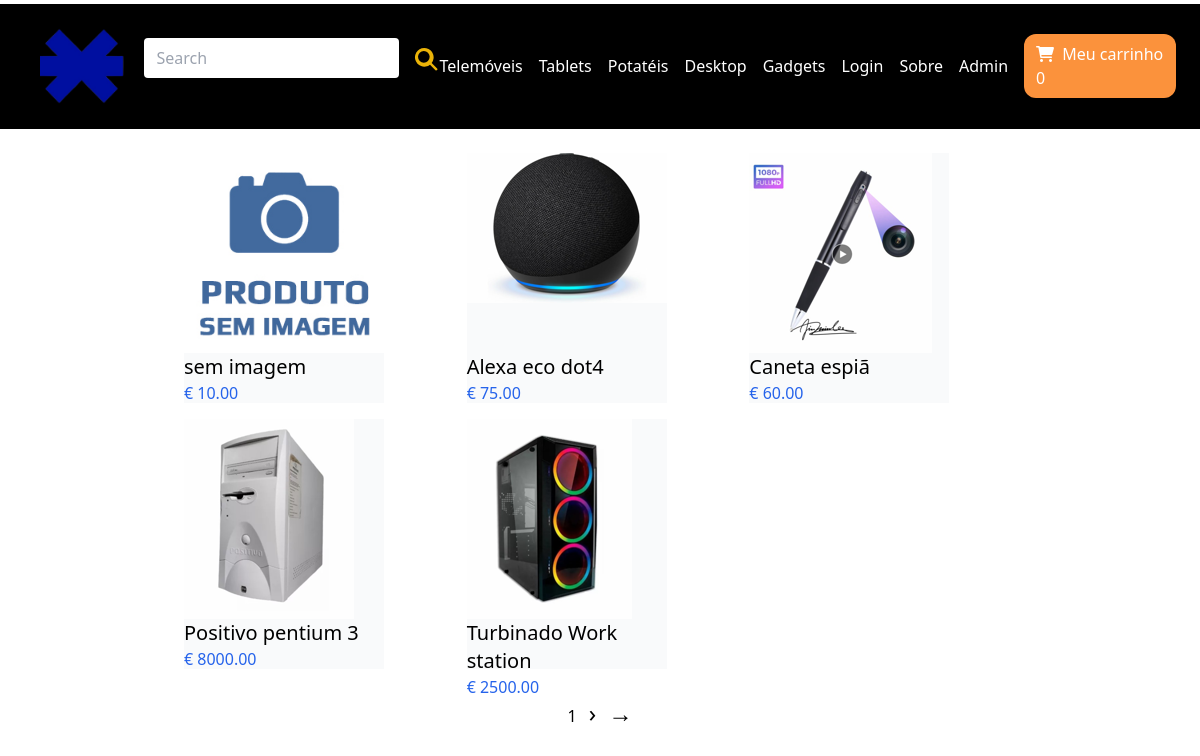
The page / on the database its author committed.
### shop/models.py (models this page shows, shortened)
class Category(models.Model):
    title = models.CharField(max_length=50)
    slug = models.SlugField(max_length=50)
    class Meta:
        verbose_name_plural = 'Categories'

class Product(models.Model):
    SKETCH = 'rascunho'
    WAITING_APPROVAL = 'aguardando aprovação'
    ACTIVATED = 'ativado'
    DELETED = 'apagado'
    STATUS_CHOICES = (
        (SKETCH, 'Rascunho'),
        (WAITING_APPROVAL, 'Aguardando aprovação'),
        (ACTIVATED, 'Ativado'),
        (DELETED, 'Apagado'),
    )
    user = models.ForeignKey(User, related_name="products", on_delete=models.CASCADE)
    category = models.ForeignKey(Category, related_name="products", on_delete=models.CASCADE)
    title = models.CharField(max_length=50)
    slug = models.SlugField(max_length=50)
    description = models.TextField(blank=True)
    image = models.ImageField(upload_to='uploads/produto_images/', blank=True, null=True)
    thumbnail = models.ImageField(upload_to='uploads/produto_images/thumbnail/', blank=True, null=True)
    price = models.DecimalField(max_digits=10, decimal_places=2)
    created_at = models.DateTimeField(auto_now_add=True)
    updated_at = models.DateTimeField(auto_now=True)
    stock = models.PositiveIntegerField(default=0)
    initial_stock = models.PositiveIntegerField(blank=False, null=False)
    shelf = models.CharField(max_length=50, blank=True, null=True)
    status = models.CharField(max_length=50, choices=STATUS_CHOICES, default=ACTIVATED)
    class Meta:
        ordering = ('-created_at',)  # ordenar exibicao por data de criação
    def get_display_price(self):
        return self.price
    def get_thumbnail(self):
        if self.thumbnail:
            return self.thumbnail.url
        else:
            if self.image:
                self.thumbnail = self.create_thumbnail(self.image)
                self.save()
                return self.thumbnail.url
            else:
                return 'media/suport/PRODUTO-SEM-IMAGEM.jpg'

### core/views.py (the view)
# urls.py: path('', frontpage, name='frontpage'),
def frontpage(request):
    product_list = Product.objects.filter(status=Product.ACTIVATED)
    paginator = Paginator(product_list, 5)  # Exibe 6 produtos por página
    page = request.GET.get('page')
    try:
        products = paginator.get_page(page)
    except PageNotAnInteger:
        products = paginator.get_page(1)
    except EmptyPage:
        products = paginator.get_page(paginator.num_pages)
    return render(request, 'core/frontpage.html', {'products': products})

### shop/cart.py (called while the page is built)
    def __len__(self):
        return sum(item['quantity'] for item in self.cart.values())

### shop/context_processors.py (called while the page is built)
def cart(request):
    return {'cart': Cart(request)}

### shop/templatetags/menu.py (called while the page is built)
@register.inclusion_tag('core/menu.html')
def menu():
    categories = Category.objects.all()
    return {'categories': categories, }

### core/templates/core/frontpage.html (shortened to what this page needs)
{% extends 'core/base.html' %}
{% block content %}
    {% include 'shop/partials/products.html' %}
    <div class="pagination text-center mt-5">
        <span class="current-page">{{ products.number }}</span>
        {% if products.has_next %}
            <a href="?page={{ products.next_page_number }}" class="text-2xl ml-2">&#8250;</a>
            <a href="?page={{ products.paginator.num_pages }}" class="text-2xl ml-2">&#8594;</a>
        {% endif %}
    </div>
{% endblock %}

### core/templates/core/menu.html
{% for category in categories %}
 <a href="{% url 'category_details' category.slug %}" class=" text-2xs text-white">{{category.title}}</a>
{% endfor %}
<a href="{% url 'login' %}" class=" text-2xs text-white">Login</a>
<a href="{% url 'about' %}" class=" text-2xs text-white">Sobre</a>
<a href="http://127.0.0.1:8000/admin/" class=" text-2xs text-white">Admin</a>

### shop/templates/shop/partials/products.html
 <div class="flex flex-wrap">
        {% for product in products %}
            <div class="product w-1/3 p-2">
                <div class="p-4 bg-gray-50" style="width: 200px; height: 250px; position: relative;">
                    <a href="{% url 'product_detail' product.category.slug product.slug %}">
                            <div class="image" style="position: absolute; top: 0; left: 0; width: 100%; height: 80%;">
                                <img src="{{ product.get_thumbnail }}" alt="Foto produto {{ product.title }}" class="max-w-full max-h-full">
                            </div>
                        <div class="details" style="position: absolute; bottom: 0; left: 0; width: 100%; height: 20%;">
                            <h2 class="text-xl">{{ product.title }}</h2>
                            <p class="text-xm text-blue-600">€ {{ product.get_display_price}}</p>
                        </div>
                    </a>
                </div>
            </div>
        {% endfor %}
    </div>

### rows shown on the page
Category: title "Telemóveis"
Category: title "Tablets"
Category: title "Potatéis"
Category: title "Desktop"
Category: title "Gadgets"
Product: shows a picture, title "sem imagem", get_display_price "10.00"
Product: get_thumbnail (picture), title "Alexa eco dot4", get_display_price "75.00"
Product: get_thumbnail (picture), title "Caneta espiã", get_display_price "60.00"
Product: get_thumbnail (picture), title "Positivo pentium 3", get_display_price "8000.00"
Product: get_thumbnail (picture), title "Turbinado Work station", get_display_price "2500.00"

### other values the page prints
{{ cart|length }} "0"
{{ products.number }} "1"
